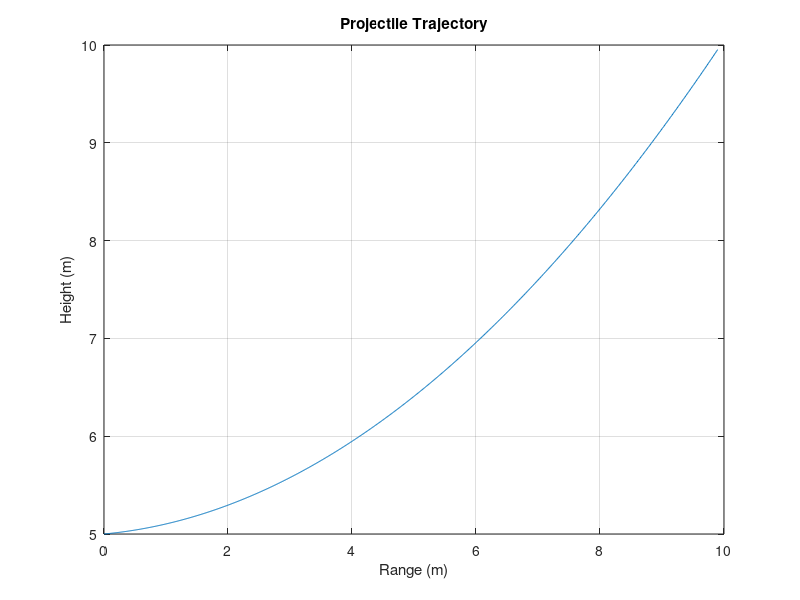

Reproduce this figure in MATLAB.
%get input values
initialh=input('Input initial height:');
V=input('Input velocity:');
theta=input('Input theta(degrees):');
ax=input('Input acceleration x-component including the sign:');
ay=input('Input acceleration y-component including the sign:');

if (ay==0)
    error('Error.');
    error('Acceleration value must not be 0');
end

Viy=V*sin(theta*pi/180);%y component of initial velocity
Vix=V*cos(theta*pi/180);%x component of initial velocity

timepk=-Viy/ay; % time to peak height
totaly=initialh+Viy*timepk+0.5*ay*timepk^2; % total y traveled
tpk_gnd=sqrt(2*totaly/abs(ay)); %time from peak height to ground

flighttime=timepk+tpk_gnd; % total time traveled
range=Vix*flighttime+0.5*ax*flighttime; % total range (x-axis)

time=0:flighttime/1000:flighttime-flighttime/1000; %time for x-axis plotting ang y computation

y=initialh+Viy.*time+0.5*ay*time.^2; % y values

if (Vix>0 && ax>=0)
    x=0:(range/1000):range-(range/1000);
elseif (Vix<0 && ax<=0)  % if -ax, shift the travel to the left
    x=range+(abs(range)/1000):(abs(range)/1000):0;
    y=flip(y);
end

plot(x,y);
title('Projectile Trajectory');
xlabel('Range (m)');
ylabel('Height (m)');
grid on;